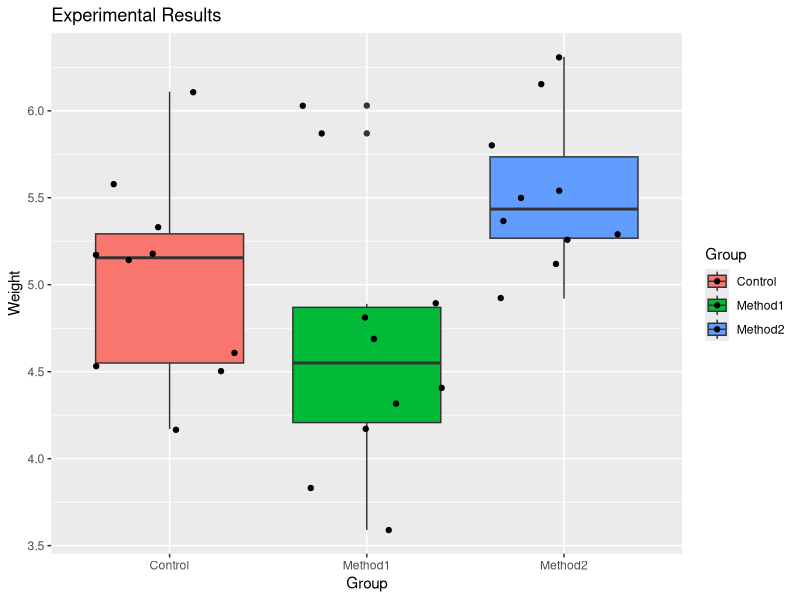
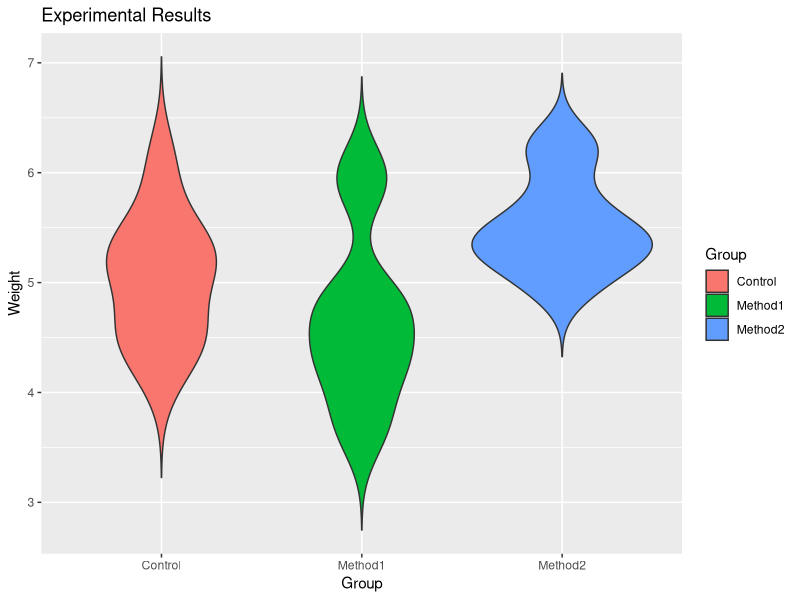

The R source for these figures, in order:
## This script demonstrates the creation of Box and Violin Plots with qplot()

# bring in the data
setwd("~/R/rineasysteps/data")
frame <- read.csv("DataSet-Experiment.csv")

# output the first three rows
head(frame, n = 3)

# import the package
library(ggplot2)

# call the qplot() to make a box plot
qplot(Group, Weight, data = frame,
      geom = c("boxplot", "jitter"),
      fill = Group, main = "Experimental Results")

# edit the call to make a violin plot
qplot(Group, Weight, data = frame,
      geom = "violin", trim = FALSE,
      fill = Group, main = "Experimental Results")
